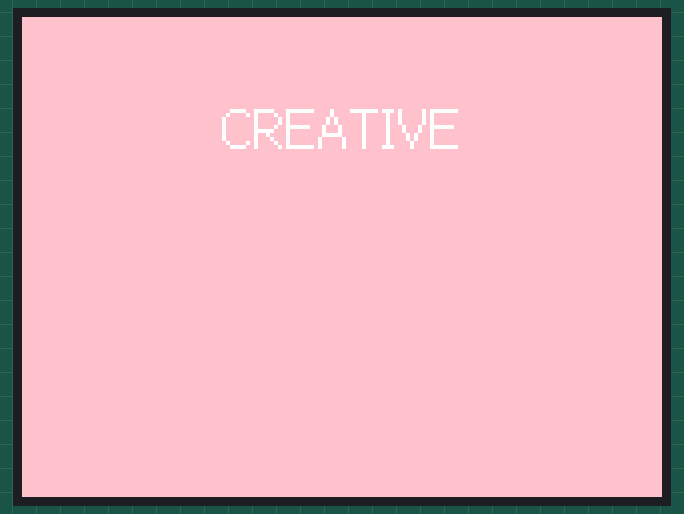
The sketch below on a simulated ESP32. Parts: 320×240 colour display. Random numbers use the default seed unless the sketch sets one.

Above: at 0.4 s.
At 1.4 s:
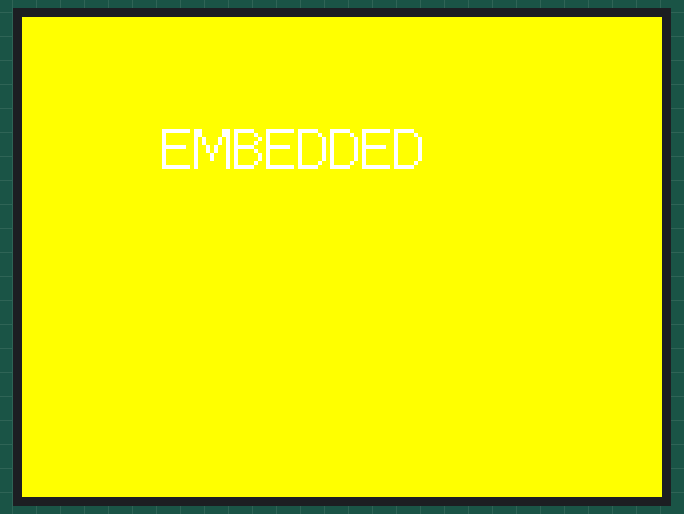
At 7.5 s:
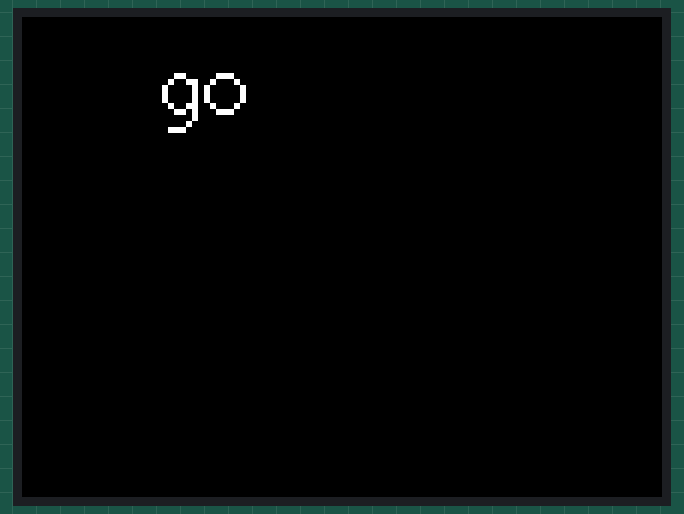
At 27.1 s:
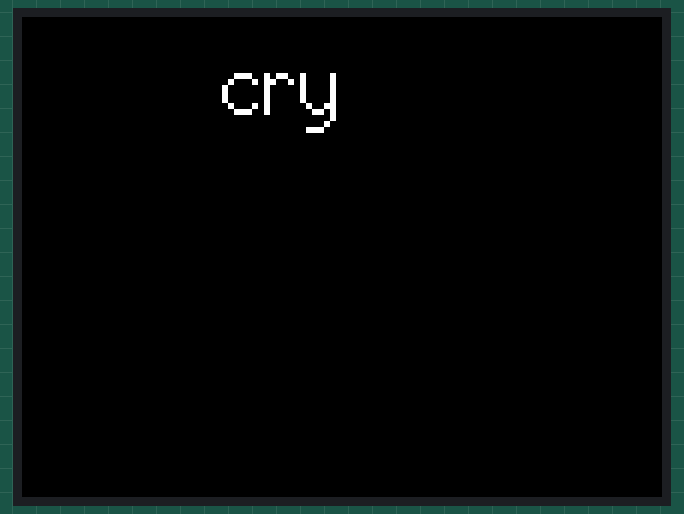
At 33.5 s:
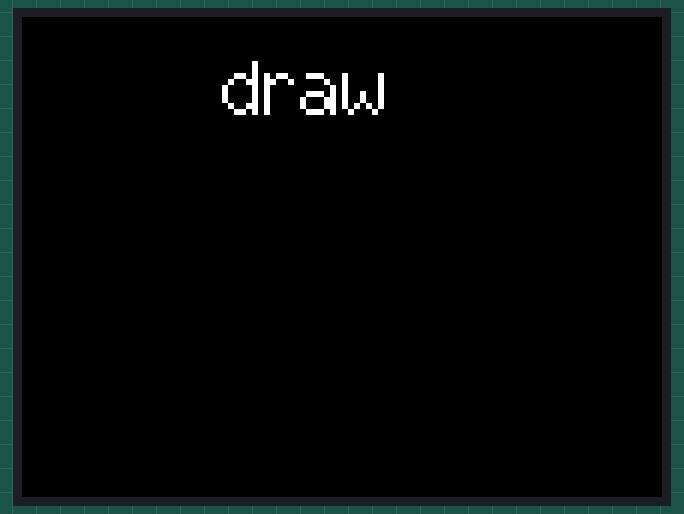
At 37.5 s:
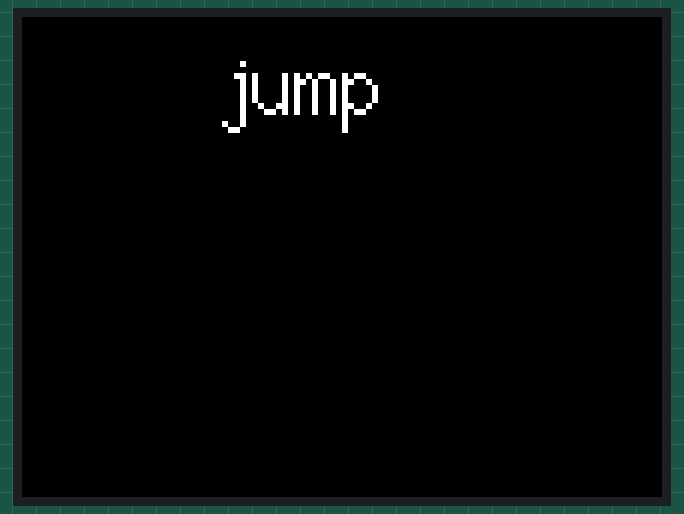

The sketch:

TFT_Poem.ino
```cpp
/*
Creative Embedded Systems 3930
Susannah Abrams sma2243
randomly display verbs that demand motion or feeling
 */


#include <TFT_eSPI.h> // Graphics and font library for ST7735 driver chip
#include <SPI.h>

TFT_eSPI tft = TFT_eSPI();  // Invoke library, pins defined in User_Setup.h

void setup(void) {
  tft.init();
  tft.setRotation(1);
}

void loop() {

  // Fill screen with grey so we can see the effect of printing with and without
  // a background colour defined
  tft.fillScreen(TFT_BLACK);

  // Set "cursor" at top left corner of display (2,2) and select font 2
  // (cursor will move to next line automatically during printing with 'tft.println'
  //  or stay on the line is there is room for the text with tft.print)
  tft.setCursor(6, 4, 2);
  tft.setTextColor(TFT_WHITE,TFT_BLACK);  tft.setTextSize(2);
  int j;

  //for documentation video
  char *ces[3] = {"CREATIVE", "EMBEDDED", "SYSTEMS"};
  tft.setCursor(100,40);
  tft.fillScreen(TFT_PINK);
  tft.setTextColor(TFT_WHITE,TFT_PINK);
  tft.println(ces[0]);
  delay(1000);
  tft.setCursor(70,50);
  tft.fillScreen(TFT_YELLOW);
  tft.setTextColor(TFT_WHITE,TFT_YELLOW);
  tft.println(ces[1]);
  delay(1000);
  tft.setCursor(40,60);
  tft.fillScreen(TFT_GREEN);
  tft.setTextColor(TFT_WHITE,TFT_GREEN);
  tft.println(ces[2]);
  delay(1000);


  // Set the font colour to be white with a black background, set text size multiplier to 3
  tft.setTextColor(TFT_WHITE,TFT_BLACK);  tft.setTextSize(3);
  tft.fillScreen(TFT_BLACK);
  delay(1000);

  tft.setCursor(70, 10);
  tft.println("go ");

  char *verbs[10] = {"go", "run", "jump", "fly", "dance","cry","cheer","draw","need","feel"};
  while (1){
    j = (int)(rand()%10);
    delay(500);
    tft.fillScreen(TFT_BLACK);
    if (j == 0){
      tft.setCursor(70, 10);
    }
    else
      tft.setCursor(100, 10);
    tft.println(verbs[j]);
  }


  while(1) yield(); // We must yield() to stop a watchdog timeout.
}
```

Measured:
- what the display in image 1 shows lasts 1.1 s, from 1.4 s to 2.5 s
- what the display in image 2 shows lasts 1.8 s, from 7.4 s to 9.2 s
- what the display in image 4 shows lasts 1.2 s, from 33.4 s to 34.6 s
